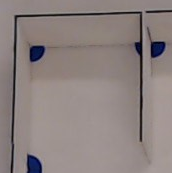
#> input picture Pictures/DeadEnds/DeadEnd1.PNG, 172 x 173 px, given in place of perf2.jpg, which was not available
$ python Dead.py
#> lines starting #> are read from the running program, lines starting #| are printed output that depends on the picture; after the words box and inside, x2 and y2 are one past the last pixel; in counts of white or black regions, pixels touching at a corner belong together; pictures that were not available may be replaced by others from this repository, and a replacement may not be noted
#> further down, bilde is the input picture: shape (173, 172, 3); mean B, G, R 127.8, 129.7, 140.5
import cv2
import numpy as np
from matplotlib import pyplot as plt
import imutils
from shapely.geometry import LineString
import os


class Dead:

    def getDeadEnds2(self, bilde):
        # img_rgb = cv2.imread(r"C:\Users\marcu\PycharmProjects\Luretriks-Slange\Pictures\DeadEnds\perf2.jpg")
        img_rgb = bilde
        img_gray = cv2.cvtColor(img_rgb, cv2.COLOR_BGR2GRAY)
        img_cannyre = cv2.Canny(img_gray, 50, 120, apertureSize=3)
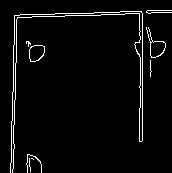
#> img_cannyre: shape (173, 172); 3.8% white in thin lines or dots, all inside (x1, y1, x2, y2) = (10, 10, 172, 173)

        path = os.getcwd() + "\\Pictures\\DeadEnds/"
        template = cv2.imread(path + "DeadEnd1.PNG", 0)
#> template: shape (173, 172); min 0, max 160, mean 132.9
        template2 = cv2.imread(path + "DeadEnd2.PNG", 0)
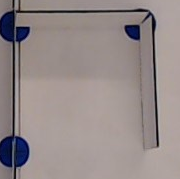
#> input picture Pictures/DeadEnds/DeadEnd2.PNG, 180 x 179 px, found by its file name
#> template2: shape (179, 180); min 0, max 180, mean 141.6
        template3 = cv2.imread(path + "DeadEnd3.PNG", 0)
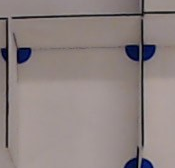
#> input picture Pictures/DeadEnds/DeadEnd3.PNG, 175 x 168 px, found by its file name
#> template3: shape (168, 175); min 0, max 168, mean 134.5
        template4 = cv2.imread(path + "DeadEnd4.PNG", 0)
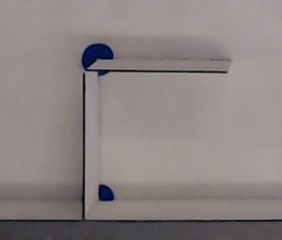
#> input picture Pictures/DeadEnds/DeadEnd4.PNG, 282 x 240 px, found by its file name
#> template4: shape (240, 282); min 0, max 170, mean 133.9
        template5 = cv2.imread(path + "DeadEnd5.PNG", 0)
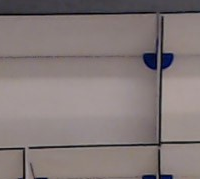
#> input picture Pictures/DeadEnds/DeadEnd5.PNG, 200 x 179 px, found by its file name
#> template5: shape (179, 200); min 0, max 164, mean 124.3
        template6 = cv2.imread(path + "DeadEnd6.PNG", 0)
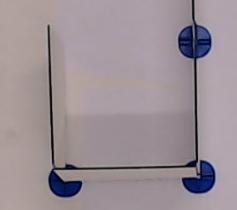
#> input picture Pictures/DeadEnds/DeadEnd6.PNG, 237 x 210 px, found by its file name
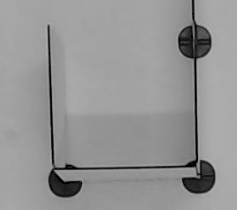
#> template6: shape (210, 237); min 0, max 179, mean 149
        template7 = cv2.imread(path + "DeadEnd7.PNG", 0)
        template8 = cv2.imread(path + "DeadEnd8.PNG", 0)
        template9 = cv2.imread(path + "DeadEnd9.PNG", 0)
        template10 = cv2.imread(path + "DeadEnd10.PNG", 0)
        template11 = cv2.imread(path + "DeadEnd11.PNG", 0)
        template12 = cv2.imread(path + "DeadEnd12.PNG", 0)
        template13 = cv2.imread(path + "DeadEnd13.PNG", 0)
        template14 = cv2.imread(path + "DeadEnd14.PNG", 0)
        template15 = cv2.imread(path + "DeadEnd15.PNG", 0)
        template16 = cv2.imread(path + "DeadEnd16.PNG", 0)
        template17 = cv2.imread(path + "DeadEnd17.PNG", 0)
        template18 = cv2.imread(path + "DeadEnd18.PNG", 0)
        template19 = cv2.imread(path + "DeadEnd19.PNG", 0)
        template20 = cv2.imread(path + "DeadEnd20.PNG", 0)
        template21 = cv2.imread(path + "DeadEnd21.PNG", 0)
        template22 = cv2.imread(path + "DeadEnd22.PNG", 0)
        template23 = cv2.imread(path + "DeadEnd23.PNG", 0)
        template24 = cv2.imread(path + "DeadEnd24.PNG", 0)
        template25 = cv2.imread(path + "DeadEnd25.PNG", 0)
        template26 = cv2.imread(path + "DeadEnd26.PNG", 0)
        template27 = cv2.imread(path + "DeadEnd27.PNG", 0)
        template28 = cv2.imread(path + "DeadEnd28.PNG", 0)
        template29 = cv2.imread(path + "DeadEnd29.PNG", 0)
        template30 = cv2.imread(path + "DeadEnd30.PNG", 0)
        template31 = cv2.imread(path + "DeadEnd31.PNG", 0)
        template32 = cv2.imread(path + "DeadEnd32.PNG", 0)
        template33 = cv2.imread(path + "DeadEnd33.PNG", 0)
        template34 = cv2.imread(path + "DeadEnd34.PNG", 0)
        template35 = cv2.imread(path + "DeadEnd35.PNG", 0)
        template36 = cv2.imread(path + "DeadEnd36.PNG", 0)
        template37 = cv2.imread(path + "DeadEnd37.PNG", 0)
        template38 = cv2.imread(path + "DeadEnd38.PNG", 0)
        template39 = cv2.imread(path + "DeadEnd39.PNG", 0)
        template40 = cv2.imread(path + "DeadEnd40.PNG", 0)
        template41 = cv2.imread(path + "DeadEnd41.PNG", 0)
        template42 = cv2.imread(path + "DeadEnd42.PNG", 0)
        template43 = cv2.imread(path + "DeadEnd43.PNG", 0)
        template44 = cv2.imread(path + "DeadEnd44.PNG", 0)
        template45 = cv2.imread(path + "DeadEnd45.PNG", 0)
        template46 = cv2.imread(path + "DeadEnd46.PNG", 0)
        template47 = cv2.imread(path + "DeadEnd47.PNG", 0)
        template48 = cv2.imread(path + "DeadEnd48.PNG", 0)
        template49 = cv2.imread(path + "DeadEnd49.PNG", 0)
        template50 = cv2.imread(path + "DeadEnd50.PNG", 0)
        template51 = cv2.imread(path + "DeadEnd51.PNG", 0)
        template52 = cv2.imread(path + "DeadEnd52.PNG", 0)
        template53 = cv2.imread(path + "DeadEnd53.PNG", 0)
        template54 = cv2.imread(path + "DeadEnd54.PNG", 0)
        template55 = cv2.imread(path + "DeadEnd55.PNG", 0)
        template56 = cv2.imread(path + "DeadEnd56.PNG", 0)
        template57 = cv2.imread(path + "DeadEnd57.PNG", 0)


        """img_canny2 = cv2.Canny(template2, 50, 120, apertureSize=3)
        img_canny3 = cv2.Canny(template3, 50, 120, apertureSize=3)
        img_canny4 = cv2.Canny(template4, 50, 120, apertureSize=3)
        img_canny5 = cv2.Canny(template5, 50, 120, apertureSize=3)
        img_canny6 = cv2.Canny(template6, 50, 120, apertureSize=3)
        img_canny7 = cv2.Canny(template7, 50, 120, apertureSize=3)"""

        templateList = []
        """templateList.append(img_canny)
        templateList.append(img_canny2)
        templateList.append(img_canny3)
        templateList.append(img_canny4)
        templateList.append(img_canny5)
        templateList.append(img_canny6)
        templateList.append(img_canny7)"""

        templateList.append(template)
        templateList.append(template2)
        templateList.append(template3)
        templateList.append(template4)
        templateList.append(template5)
        templateList.append(template6)
        templateList.append(template7)
        templateList.append(template8)
        templateList.append(template9)
        templateList.append(template10)
        templateList.append(template11)
        templateList.append(template12)
        templateList.append(template13)
        templateList.append(template14)
        templateList.append(template15)
        templateList.append(template16)
        templateList.append(template17)
        templateList.append(template18)
        templateList.append(template19)
        templateList.append(template20)
        templateList.append(template21)
        templateList.append(template22)
        templateList.append(template23)
        templateList.append(template24)
        templateList.append(template25)
        templateList.append(template26)
        templateList.append(template27)
        templateList.append(template28)
        templateList.append(template29)
        templateList.append(template30)
        templateList.append(template31)
        templateList.append(template32)
        templateList.append(template33)
        templateList.append(template34)
        templateList.append(template35)
        templateList.append(template36)
        templateList.append(template37)
        templateList.append(template38)
        templateList.append(template39)
        templateList.append(template40)
        templateList.append(template41)
        templateList.append(template42)
        templateList.append(template43)
        templateList.append(template44)
        templateList.append(template45)
        templateList.append(template46)
        templateList.append(template47)
        templateList.append(template48)
        templateList.append(template49)
        templateList.append(template50)
        templateList.append(template51)
        templateList.append(template52)
        templateList.append(template53)
        templateList.append(template54)
        templateList.append(template55)
        templateList.append(template56)
        templateList.append(template57)


        w, h = template.shape[::-1]
#> w = 172; h = 173

        """res = cv2.matchTemplate(img_gray,template,cv2.TM_CCOEFF_NORMED)
        res1 = cv2.matchTemplate(img_gray,template2,cv2.TM_CCOEFF_NORMED)
        res2 = cv2.matchTemplate(img_gray,template3,cv2.TM_CCOEFF_NORMED)
        res3 = cv2.matchTemplate(img_gray,template4,cv2.TM_CCOEFF_NORMED)
        res4 = cv2.matchTemplate(img_gray,template5,cv2.TM_CCOEFF_NORMED)
        res5 = cv2.matchTemplate(img_gray,template6,cv2.TM_CCOEFF_NORMED)"""
        threshold = 0.82

        # loc = np.where( res4 >= threshold)# and np.where(res1 >= threshold) and np.where(res2 >= threshold) and np.where(res3 >= threshold)

        # loop over the scales of the image
        loc = []
        WH = []
        for temp in templateList:

            res = cv2.matchTemplate(img_gray, temp, cv2.TM_CCOEFF_NORMED)
            res = np.where(res >= threshold)
            if res:
                loc.append(res)
                w, h = temp.shape[::-1]
                WH.append([w, h])
#> this loop made 3 passes
#> (res, w, h) on passes 1 to 2: (([0], [0]), 172, 173), ((empty array, empty array), 180, 179)
#> after the loop, WH = [[172, 173], [180, 179]]; loc = [([0], [0]), (empty array, empty array)]
            # loc.append(np.where( res >= threshold))

        lastPt = 0
        lastPt2 = 0
        deadEnds = []

        for point, WH in zip(loc, WH):
            w, h = WH
            for pt in zip(*point[::-1]):
                """low = (int(pt[0])-100)
                high = (int(pt[0])+100)
                low2 = (int(pt[1]) - 100)
                high2 = (int(pt[1]) + 100)"""
                deadEnds.append([pt[0] + w / 2, pt[1] + h / 2])
                """
                if low <= lastPt <= high and low2 <= lastPt2 <= high2 :
                    break
                else:

                    lastPt = int(pt[0])
                    lastPt2 = int(pt[1])
                    cv2.rectangle(img_rgb, pt, (pt[0] + w, pt[1] + h), (0,0,255), 2)"""

        tempDeadEnds = []
        for i in range(len(deadEnds)):
            apApend = True
            if i == len(deadEnds):
                break
            else:

                for j in range(i + 1, len(deadEnds)):
                    if (abs(deadEnds[i][0] - deadEnds[j][0]) <= 100 and abs(deadEnds[i][1] - deadEnds[j][1]) <= 100):
                        apApend = False
                        break
            if apApend:
                tempDeadEnds.append(deadEnds[i])
        deadEnds = tempDeadEnds

        for point in deadEnds:
            cv2.circle(img_rgb, (int(point[0]), int(point[1])),10,(255,0,255), 3)

        cv2.imshow("img", img_rgb)

        cv2.waitKey()
        return deadEnds, img_rgb

if __name__ == "__main__":
    #bilde = c.takePicture()
    bilde = cv2.imread(os.getcwd() + "\\" + "..\\..\\Pictures\\DeadEnds\\perf2.jpg")
    c = Dead()
#> (the run stopped early here; a loop or call above may not have finished)
